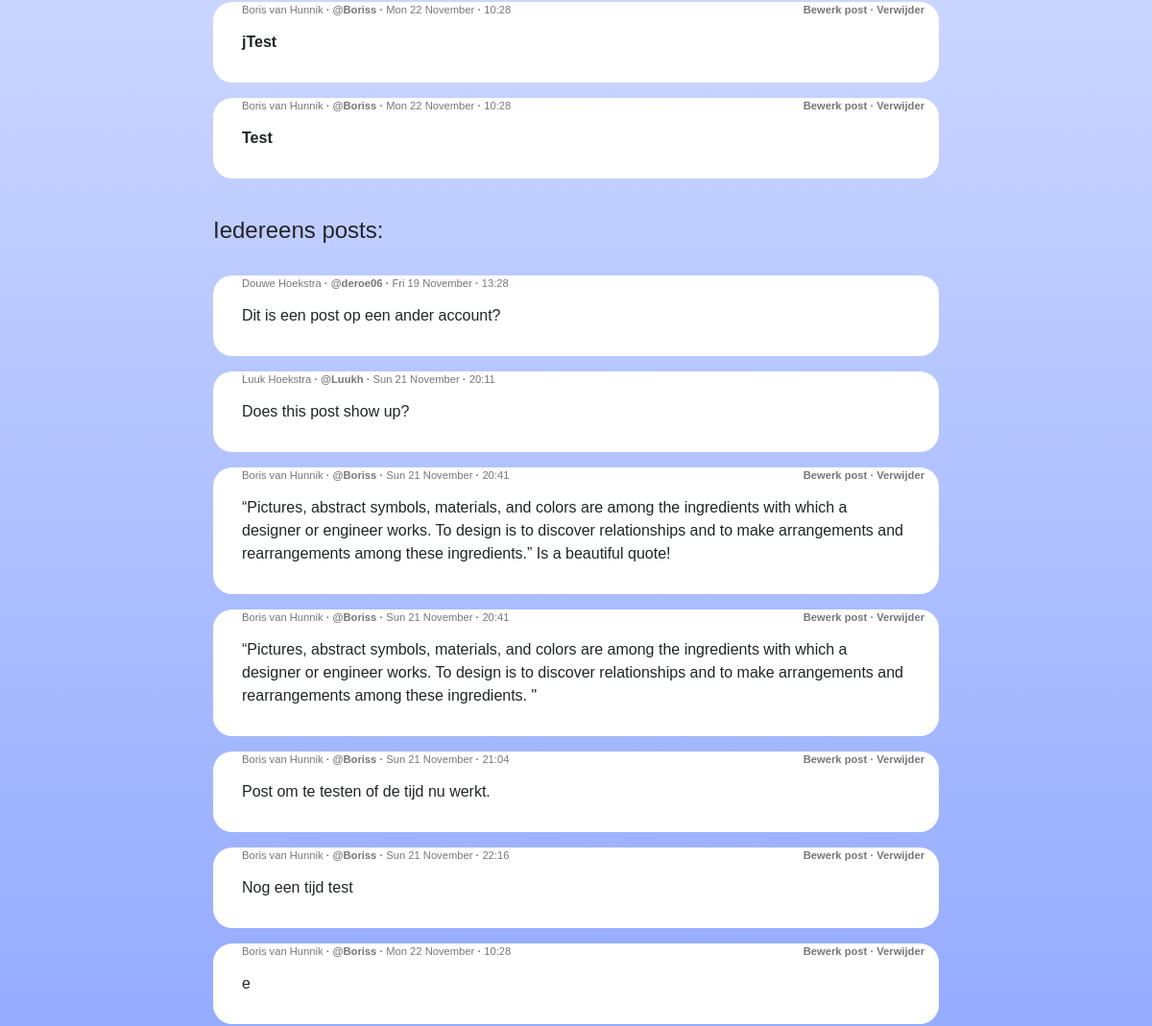
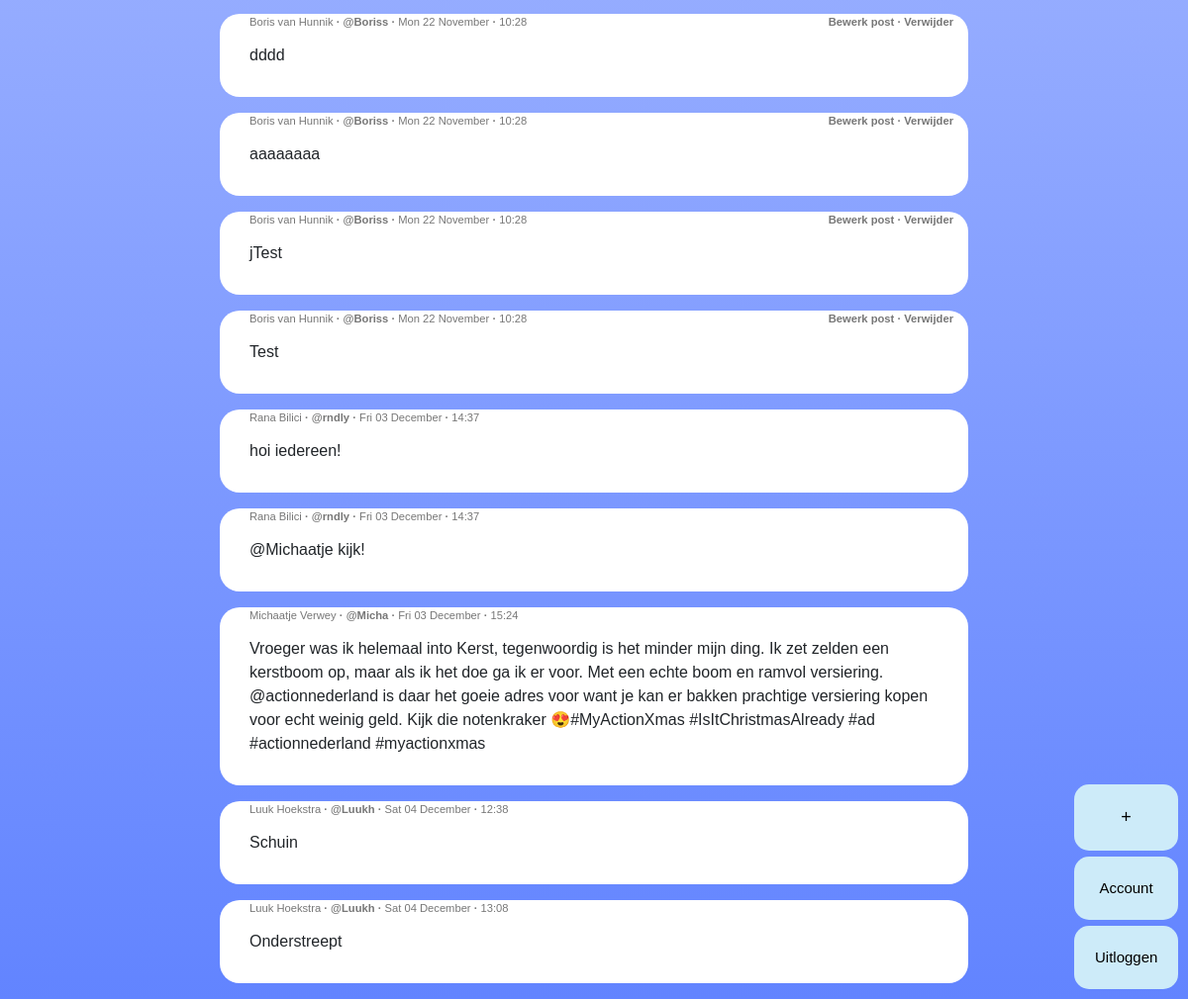
/ (signed in, lower part), run on an earlier commit of the app's database (2 pictures, top to bottom).
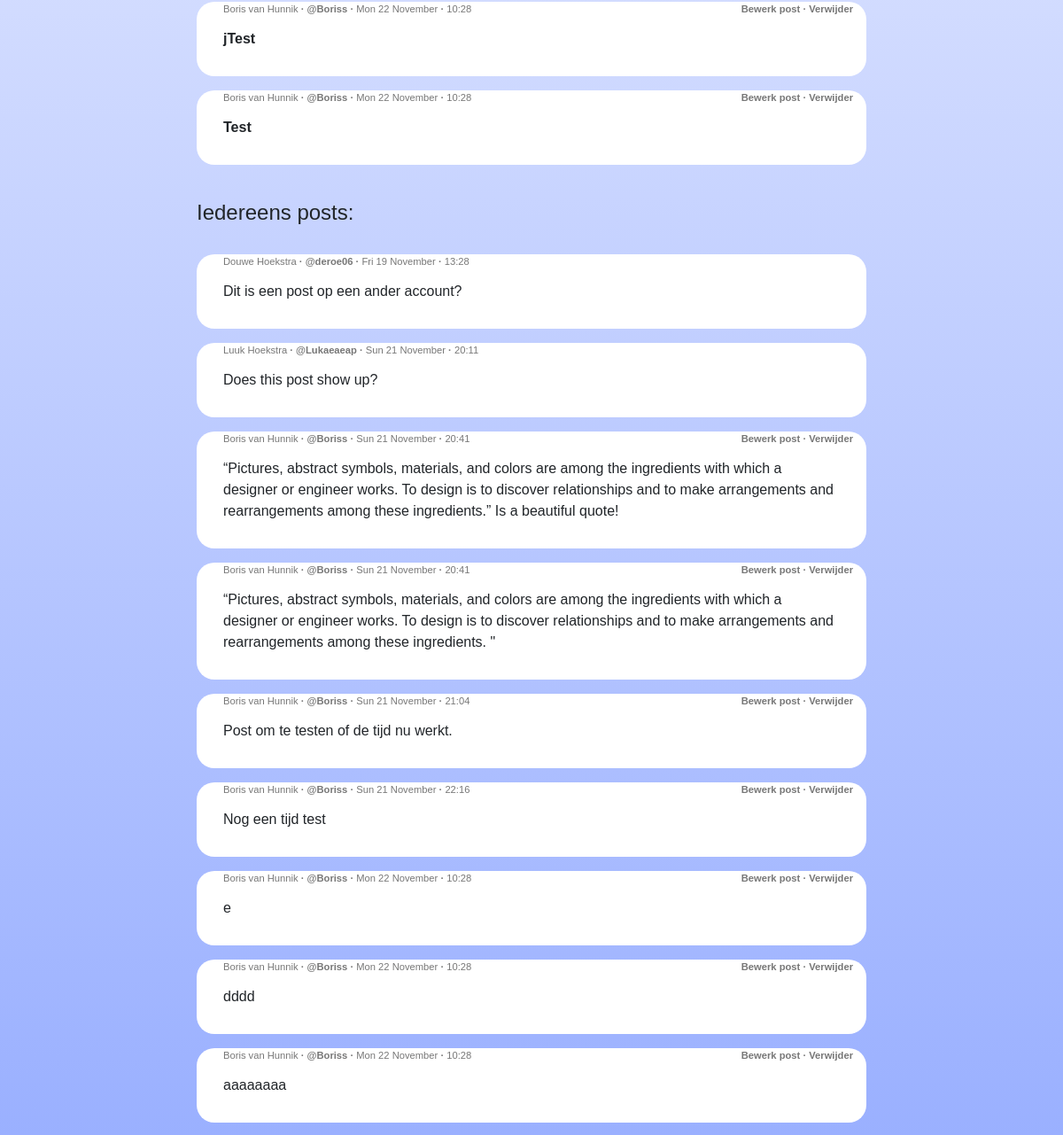
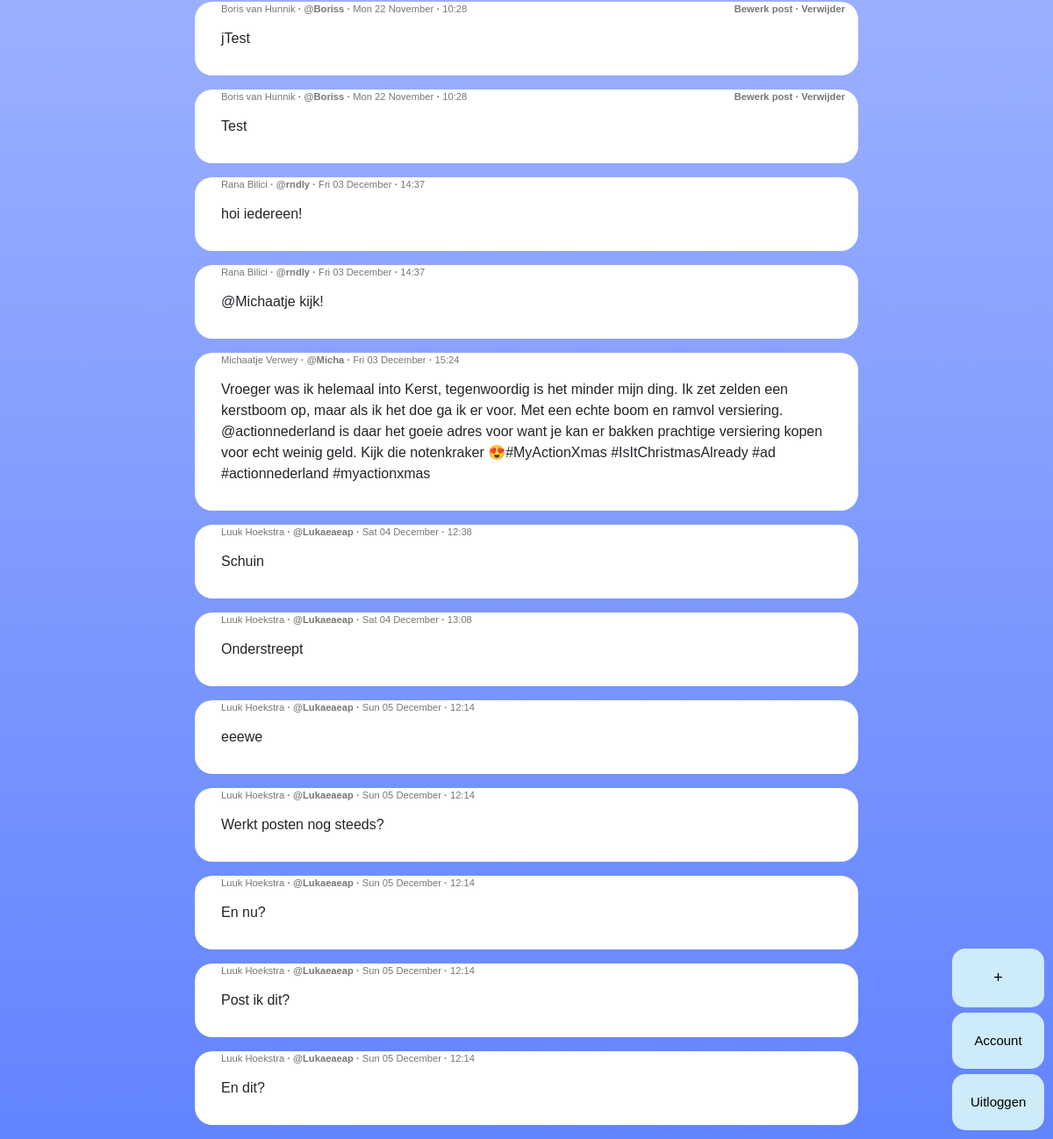
And on a later commit of the database (2 pictures, top to bottom).
### website/models.py (models this page shows)
class Note(db.Model):
    id = db.Column(db.Integer, primary_key=True)
    data = db.Column(db.String(10000), nullable=False)
    date = db.Column(db.DateTime(timezone=True), nullable=False, default=datetime.now())
    user_id = db.Column(db.Integer, db.ForeignKey('user.id'))
    user = db.relationship('User', back_populates='notes')

class User(db.Model, UserMixin):
    id = db.Column(db.Integer, primary_key=True)
    email = db.Column(db.String(150), nullable=False, unique=True)
    password = db.Column(db.String(150), nullable=False)
    user_name = db.Column(db.String(150), nullable=False, unique=True)
    first_name = db.Column(db.String(150), nullable=False)
    last_name = db.Column(db.String(150), nullable=False)
    birth_date = db.Column(MyDateTime)
    creation_date = db.Column(db.DateTime(timezone=True), nullable=False, default=datetime.utcnow)
    notes = db.relationship('Note', back_populates='user')

### website/views.py (the view, shortened to what this page needs)
@views.route('/', methods=['GET', 'POST'])
@login_required
def home():
    Notes = Note.query.all()
    Users = User.query.all()
    return render_template("home.html", user=current_user, posts=Notes, people=Users)

### website/__init__.py (called while the page is built)
def create_app():
    app = Flask(__name__)
    app.config['SECRET_KEY'] = 'SeCReT key that no one knows'
    app.config['SQLALCHEMY_DATABASE_URI'] = f'sqlite:///{DB_NAME}'
    db.init_app(app)
    from .views import views
    from .auth import auth
    app.register_blueprint(views, url_prefix='/')
    app.register_blueprint(auth, url_prefix='/')
    from .models import User, Note
    create_database(app)
    login_manager = LoginManager()
    login_manager.login_view = 'auth.login'
    login_manager.init_app(app)
    @login_manager.user_loader
    def load_user(id):
        return User.query.get(int(id))
    return app

### website/templates/home.html (shortened to what this page needs)
{% extends "base.html" %}{% block title %}Meta{% endblock %} {% block content %}
<div class="header">
  <div class="container">
    <div class="home">
      <div class="yourposts">
        <br />
        <br />
        {% for notes in user.notes %}
        <ul style="list-style-type: none">
          <li>
            <span class="left">
              {{ notes.user.first_name}} {{notes.user.last_name}}
              <strong>·</strong> <strong>@{{notes.user.user_name}}</strong>
              <strong>·</strong> {{notes.date.strftime('%a %d %B')}}
              <strong>·</strong> {{notes.date.strftime('%H:%M')}}
            </span>
            <span class="right"
              >{% if current_user.email == notes.user.email %}<a
                type="button"
                class="text-button"
                >Bewerk post</a
              >
              <strong>·</strong>
              <a
                type="button"
                class="text-button"
                onClick="deleteNote({{notes.id}})"
                >Verwijder</a
              >{% endif %}
            </span>
            <div class="post">{{ notes.data }}</div>
          </li>
        </ul>
        {% endfor %}
      </div>
      <div class="allposts">
        <br />
        <h4>Iedereens posts:</h4>
        <br />
        {% for notes in posts %}
        <ul style="list-style-type: none">
          <li>
            <span class="left">
              {{ notes.user.first_name}} {{notes.user.last_name}}
              <strong>·</strong> <strong>@{{notes.user.user_name}}</strong>
              <strong>·</strong> {{notes.date.strftime('%a %d %B')}}
              <strong>·</strong> {{notes.date.strftime('%H:%M')}}
            </span>
            <span class="right"
              >{% if current_user.email == notes.user.email %}<a
                type="button"
                class="text-button"
                >Bewerk post</a
              >
              <strong>·</strong>
              <a
                type="button"
                class="text-button"
                onClick="deleteNote({{notes.id}})"
                >Verwijder</a
              >{% endif %}
            </span>
            <div class="post-tot">{{ notes.data }}</div>
          </li>
        </ul>
        {% endfor %}
      </div>
    </div>
  </div>
  <button class="buttonpost buttonright" id="myBtn">+</button>
  <a id="account" href="/account"
    ><button class="butaccount buttonright">Account</button></a
  >
  <a id="logout" href="/logout"
    ><button class="butlogout buttonright">Uitloggen</button></a
  >
</div>
{% endblock %}

### website/templates/base.html (shortened to what this page needs)
<!DOCTYPE html>
<html lang="nl">
  <head>
    <link
      rel="stylesheet"
      href="https://stackpath.bootstrapcdn.com/bootstrap/4.4.1/css/bootstrap.min.css"
    />
    <link
      rel="stylesheet"
      href="https://stackpath.bootstrapcdn.com/font-awesome/4.7.0/css/font-awesome.min.css"
    />
    <link
      rel="stylesheet"
      href="https://use.fontawesome.com/releases/v5.0.7/css/all.css"
    />
  </head>
  <body>
    <div class="container">{% block content %} {% endblock %}</div>
  </body>
</html>

### website/static/css/index.css (style rules this page uses)
* { margin: 0; padding: 0; outline: none; box-sizing: border-box; }
html { min-height: 100%; }
body { background: linear-gradient(180deg, #FFFFFF 0%, #6284FF 100%); font-family: 'Lucida Sans', 'Lucida Sans Regular', 'Lucida Grande', 'Lucida Sans Unicode', Geneva, Verdana, sans-serif; }
.home { margin: 1% 15%; }
.left { float: left; text-align: left; padding-left: 30px; }
.right { float: right; text-align: right; padding-right: 15px; }
.text-button { font-weight: bold; }
.post-tot { background-color: white; padding: 30px; border-radius: 20px; }
.post { font-family: Arial; background-color: white; font-weight: bold; padding: 30px; border-radius: 20px; }
span { font-size: .7em; color: #777; }
.buttonright { border-color: #cdebf9; border: 0; border-radius: 15px; color: black; background: #cdebf9; cursor: pointer; position: fixed; bottom: 80px; right: 10px; width: 105px; }
.buttonpost { padding: 20px 35px; font-size: 18px; border-radius: 15px; bottom: 150px; }
.butaccount { font-size: 15px; padding: 21px 21px; bottom: 80px; }
.butlogout { font-size: 15px; padding: 21px 21px; bottom: 10px; }

What changed in the data, as far as the page shows it:
changed through a linked row, Note "Does this post show up?": user.user_name "Luukh" → "Lukaeaeap"
changed through a linked row, Note "Schuin": user.user_name "Luukh" → "Lukaeaeap"
changed through a linked row, Note "Onderstreept": user.user_name "Luukh" → "Lukaeaeap"
added Note: user.first_name "Luuk", user.last_name "Hoekstra", user.user_name "Lukaeaeap", date "Sun 05 December", date "12:14", data "eeewe", shown under "Iedereens posts:"
added Note: user.first_name "Luuk", user.last_name "Hoekstra", user.user_name "Lukaeaeap", date "Sun 05 December", date "12:14", data "Werkt posten nog steeds?", shown under "Iedereens posts:"
added Note: user.first_name "Luuk", user.last_name "Hoekstra", user.user_name "Lukaeaeap", date "Sun 05 December", date "12:14", data "En nu?", shown under "Iedereens posts:"
added Note: user.first_name "Luuk", user.last_name "Hoekstra", user.user_name "Lukaeaeap", date "Sun 05 December", date "12:14", data "Post ik dit?", shown under "Iedereens posts:"
added Note: user.first_name "Luuk", user.last_name "Hoekstra", user.user_name "Lukaeaeap", date "Sun 05 December", date "12:14", data "En dit?", shown under "Iedereens posts:"
